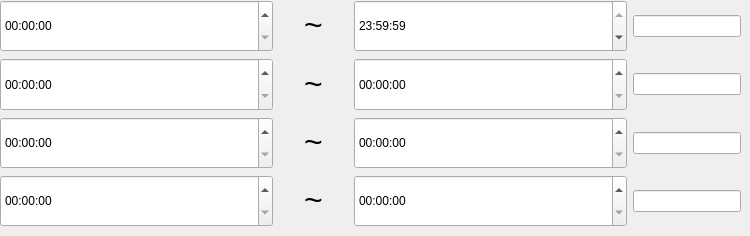
    <widget class="QWidget" name="tab_2">
     <attribute name="title">
      <string>星期二</string>
     </attribute>
     <widget class="QWidget" name="gridLayoutWidget_4">
      <property name="geometry">
       <rect>
        <x>0</x>
        <y>0</y>
        <width>741</width>
        <height>227</height>
       </rect>
      </property>
      <layout class="QGridLayout" name="gridLayout_2" columnstretch="4,1,4,0">
       <item row="2" column="0">
        <widget class="QTimeEdit" name="timestart3_1">
         <property name="sizePolicy">
          <sizepolicy hsizetype="Minimum" vsizetype="Expanding">
           <horstretch>0</horstretch>
           <verstretch>0</verstretch>
          </sizepolicy>
         </property>
         <property name="displayFormat">
          <string>hh:mm:ss</string>
         </property>
        </widget>
       </item>
       <item row="0" column="2">
        <widget class="QTimeEdit" name="timeend1_1">
         <property name="sizePolicy">
          <sizepolicy hsizetype="Minimum" vsizetype="Expanding">
           <horstretch>0</horstretch>
           <verstretch>0</verstretch>
          </sizepolicy>
         </property>
         <property name="dateTime">
          <datetime>
           <hour>23</hour>
           <minute>59</minute>
           <second>59</second>
           <year>2000</year>
           <month>1</month>
           <day>1</day>
          </datetime>
         </property>
         <property name="displayFormat">
          <string>hh:mm:ss</string>
         </property>
         <property name="time">
          <time>
           <hour>23</hour>
           <minute>59</minute>
           <second>59</second>
          </time>
         </property>
        </widget>
       </item>
       <item row="2" column="2">
        <widget class="QTimeEdit" name="timeend3_1">
         <property name="sizePolicy">
          <sizepolicy hsizetype="Minimum" vsizetype="Expanding">
           <horstretch>0</horstretch>
           <verstretch>0</verstretch>
          </sizepolicy>
         </property>
         <property name="correctionMode">
          <enum>QAbstractSpinBox::CorrectToNearestValue</enum>
         </property>
         <property name="displayFormat">
          <string>hh:mm:ss</string>
         </property>
        </widget>
       </item>
       <item row="3" column="0">
        <widget class="QTimeEdit" name="timestart4_1">
         <property name="sizePolicy">
          <sizepolicy hsizetype="Minimum" vsizetype="Expanding">
           <horstretch>0</horstretch>
           <verstretch>0</verstretch>
          </sizepolicy>
         </property>
         <property name="displayFormat">
          <string>hh:mm:ss</string>
         </property>
        </widget>
       </item>
       <item row="1" column="0">
        <widget class="QTimeEdit" name="timestart2_1">
         <property name="sizePolicy">
          <sizepolicy hsizetype="Minimum" vsizetype="Expanding">
           <horstretch>0</horstretch>
           <verstretch>0</verstretch>
          </sizepolicy>
         </property>
         <property name="displayFormat">
          <string>hh:mm:ss</string>
         </property>
        </widget>
       </item>
       <item row="1" column="2">
        <widget class="QTimeEdit" name="timeend2_1">
         <property name="sizePolicy">
          <sizepolicy hsizetype="Minimum" vsizetype="Expanding">
           <horstretch>0</horstretch>
           <verstretch>0</verstretch>
          </sizepolicy>
         </property>
         <property name="displayFormat">
          <string>hh:mm:ss</string>
         </property>
        </widget>
       </item>
       <item row="3" column="2">
        <widget class="QTimeEdit" name="timeend4_1">
         <property name="sizePolicy">
          <sizepolicy hsizetype="Minimum" vsizetype="Expanding">
           <horstretch>0</horstretch>
           <verstretch>0</verstretch>
          </sizepolicy>
         </property>
         <property name="displayFormat">
          <string>hh:mm:ss</string>
         </property>
        </widget>
       </item>
       <item row="1" column="1">
        <widget class="QLabel" name="label_16">
         <property name="text">
          <string>&lt;html&gt;&lt;head/&gt;&lt;body&gt;&lt;p align=&quot;center&quot;&gt;&lt;span style=&quot; font-size:24pt;&quot;&gt;~&lt;/span&gt;&lt;/p&gt;&lt;/body&gt;&lt;/html&gt;</string>
         </property>
        </widget>
       </item>
       <item row="2" column="1">
        <widget class="QLabel" name="label_14">
         <property name="text">
          <string>&lt;html&gt;&lt;head/&gt;&lt;body&gt;&lt;p align=&quot;center&quot;&gt;&lt;span style=&quot; font-size:24pt;&quot;&gt;~&lt;/span&gt;&lt;/p&gt;&lt;/body&gt;&lt;/html&gt;</string>
         </property>
        </widget>
       </item>
       <item row="3" column="1">
        <widget class="QLabel" name="label_15">
         <property name="text">
          <string>&lt;html&gt;&lt;head/&gt;&lt;body&gt;&lt;p align=&quot;center&quot;&gt;&lt;span style=&quot; font-size:24pt;&quot;&gt;~&lt;/span&gt;&lt;/p&gt;&lt;/body&gt;&lt;/html&gt;</string>
         </property>
        </widget>
       </item>
       <item row="0" column="0">
        <widget class="QTimeEdit" name="timestart1_1">
         <property name="sizePolicy">
          <sizepolicy hsizetype="Minimum" vsizetype="Expanding">
           <horstretch>0</horstretch>
           <verstretch>0</verstretch>
          </sizepolicy>
         </property>
         <property name="displayFormat">
          <string>hh:mm:ss</string>
         </property>
        </widget>
       </item>
       <item row="0" column="1">
        <widget class="QLabel" name="label_13">
         <property name="text">
          <string>&lt;html&gt;&lt;head/&gt;&lt;body&gt;&lt;p align=&quot;center&quot;&gt;&lt;span style=&quot; font-size:24pt;&quot;&gt;~&lt;/span&gt;&lt;/p&gt;&lt;/body&gt;&lt;/html&gt;</string>
         </property>
        </widget>
       </item>
       <item row="0" column="3">
        <widget class="QLineEdit" name="lineEdit5"/>
       </item>
       <item row="1" column="3">
        <widget class="QLineEdit" name="lineEdit6"/>
       </item>
       <item row="2" column="3">
        <widget class="QLineEdit" name="lineEdit7"/>
       </item>
       <item row="3" column="3">
        <widget class="QLineEdit" name="lineEdit8"/>
       </item>
      </layout>
     </widget>
    </widget>
